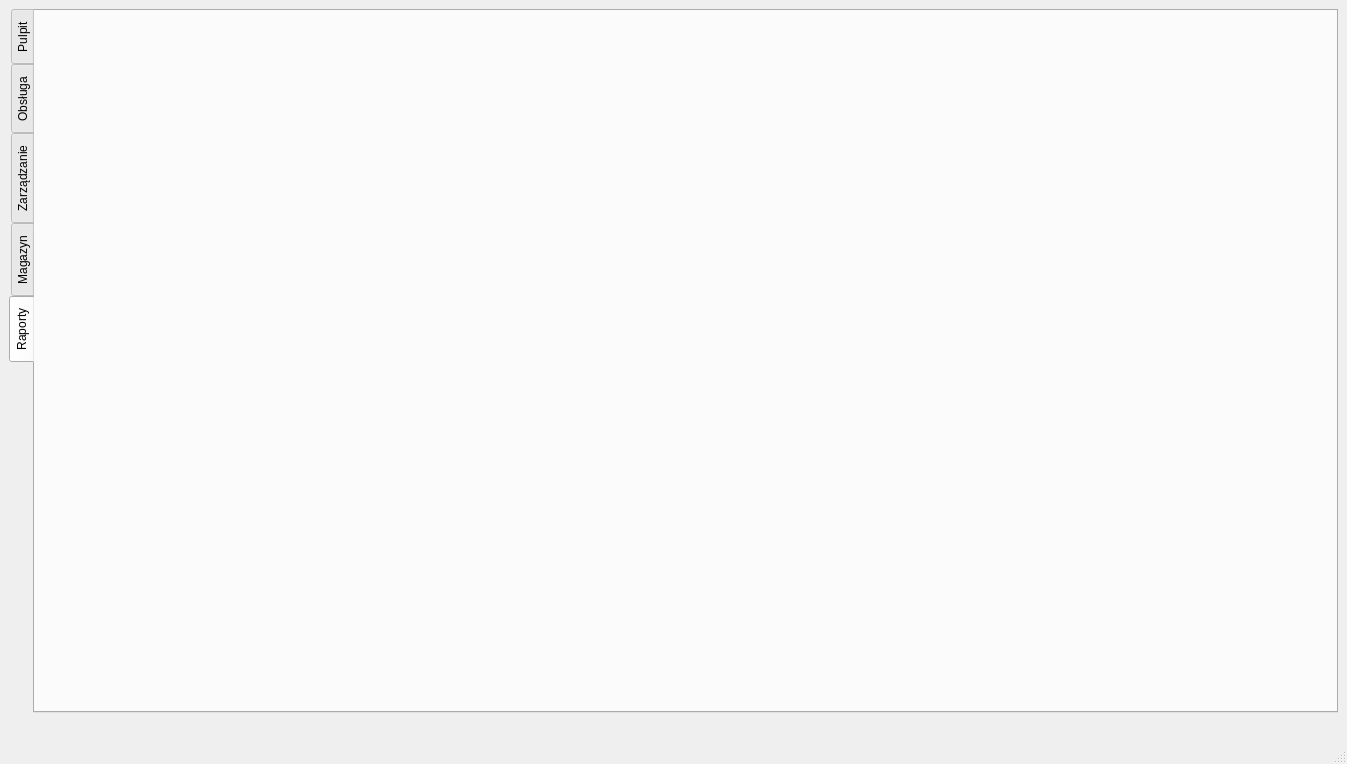
<?xml version="1.0" encoding="UTF-8"?>
<ui version="4.0">
 <class>MainWindow</class>
 <widget class="QMainWindow" name="MainWindow">
  <property name="geometry">
   <rect>
    <x>0</x>
    <y>0</y>
    <width>1347</width>
    <height>764</height>
   </rect>
  </property>
  <property name="windowTitle">
   <string>MainWindow</string>
  </property>
  <widget class="QWidget" name="centralwidget">
   <layout class="QVBoxLayout" name="verticalLayout">
    <item>
     <widget class="QTabWidget" name="MainTabWidget">
      <property name="enabled">
       <bool>true</bool>
      </property>
      <property name="sizePolicy">
       <sizepolicy hsizetype="Expanding" vsizetype="Expanding">
        <horstretch>0</horstretch>
        <verstretch>0</verstretch>
       </sizepolicy>
      </property>
      <property name="tabPosition">
       <enum>QTabWidget::West</enum>
      </property>
      <property name="tabShape">
       <enum>QTabWidget::Rounded</enum>
      </property>
      <property name="currentIndex">
       <number>4</number>
      </property>
      <property name="elideMode">
       <enum>Qt::ElideNone</enum>
      </property>
      <widget class="QWidget" name="DesktopTab">
       <attribute name="title">
        <string>Pulpit</string>
       </attribute>
       <layout class="QVBoxLayout" name="verticalLayout_2">
        <item>
         <widget class="QTableView" name="tableView">
          <property name="sizePolicy">
           <sizepolicy hsizetype="Expanding" vsizetype="Expanding">
            <horstretch>1</horstretch>
            <verstretch>0</verstretch>
           </sizepolicy>
          </property>
          <property name="minimumSize">
           <size>
            <width>0</width>
            <height>400</height>
           </size>
          </property>
         </widget>
        </item>
        <item>
         <layout class="QHBoxLayout" name="horizontalLayout">
          <item>
           <spacer name="horizontalSpacer_19">
            <property name="orientation">
             <enum>Qt::Horizontal</enum>
            </property>
            <property name="sizeHint" stdset="0">
             <size>
              <width>40</width>
              <height>20</height>
             </size>
            </property>
           </spacer>
          </item>
          <item>
           <widget class="QPushButton" name="DBconnectButton">
            <property name="sizePolicy">
             <sizepolicy hsizetype="Expanding" vsizetype="Expanding">
              <horstretch>0</horstretch>
              <verstretch>0</verstretch>
             </sizepolicy>
            </property>
            <property name="maximumSize">
             <size>
              <width>200</width>
              <height>100</height>
             </size>
            </property>
            <property name="baseSize">
             <size>
              <width>100</width>
              <height>100</height>
             </size>
            </property>
            <property name="text">
             <string>Database Connection</string>
            </property>
           </widget>
          </item>
          <item>
           <spacer name="horizontalSpacer_20">
            <property name="orientation">
             <enum>Qt::Horizontal</enum>
            </property>
            <property name="sizeHint" stdset="0">
             <size>
              <width>40</width>
              <height>20</height>
             </size>
            </property>
           </spacer>
          </item>
         </layout>
        </item>
       </layout>
      </widget>
      <widget class="QWidget" name="ServiceTab">
       <attribute name="title">
        <string>Obsługa</string>
       </attribute>
       <widget class="QLabel" name="label_2">
        <property name="geometry">
         <rect>
          <x>40</x>
          <y>40</y>
          <width>111</width>
          <height>31</height>
         </rect>
        </property>
        <property name="font">
         <font>
          <family>MS Sans Serif</family>
          <pointsize>19</pointsize>
          <weight>75</weight>
          <bold>true</bold>
         </font>
        </property>
        <property name="text">
         <string>Obsługa</string>
        </property>
       </widget>
       <widget class="QWidget" name="layoutWidget">
        <property name="geometry">
         <rect>
          <x>40</x>
          <y>90</y>
          <width>558</width>
          <height>361</height>
         </rect>
        </property>
        <layout class="QGridLayout" name="gridLayout">
         <item row="4" column="3">
          <spacer name="horizontalSpacer_8">
           <property name="orientation">
            <enum>Qt::Horizontal</enum>
           </property>
           <property name="sizeType">
            <enum>QSizePolicy::Fixed</enum>
           </property>
           <property name="sizeHint" stdset="0">
            <size>
             <width>20</width>
             <height>20</height>
            </size>
           </property>
          </spacer>
         </item>
         <item row="2" column="3">
          <spacer name="horizontalSpacer_5">
           <property name="orientation">
            <enum>Qt::Horizontal</enum>
           </property>
           <property name="sizeType">
            <enum>QSizePolicy::Fixed</enum>
           </property>
           <property name="sizeHint" stdset="0">
            <size>
             <width>20</width>
             <height>20</height>
            </size>
           </property>
          </spacer>
         </item>
         <item row="0" column="6">
          <widget class="QPushButton" name="BookingScheduleButton">
           <property name="enabled">
            <bool>true</bool>
           </property>
           <property name="sizePolicy">
            <sizepolicy hsizetype="Expanding" vsizetype="Expanding">
             <horstretch>0</horstretch>
             <verstretch>0</verstretch>
            </sizepolicy>
           </property>
           <property name="text">
            <string>Grafik rezerwacji</string>
           </property>
          </widget>
         </item>
         <item row="2" column="0">
          <widget class="QPushButton" name="BookingsButton">
           <property name="enabled">
            <bool>true</bool>
           </property>
           <property name="sizePolicy">
            <sizepolicy hsizetype="Expanding" vsizetype="Expanding">
             <horstretch>0</horstretch>
             <verstretch>0</verstretch>
            </sizepolicy>
           </property>
           <property name="text">
            <string>Rezerwacje</string>
           </property>
          </widget>
         </item>
         <item row="0" column="5">
          <spacer name="horizontalSpacer_3">
           <property name="orientation">
            <enum>Qt::Horizontal</enum>
           </property>
           <property name="sizeType">
            <enum>QSizePolicy::Fixed</enum>
           </property>
           <property name="sizeHint" stdset="0">
            <size>
             <width>20</width>
             <height>20</height>
            </size>
           </property>
          </spacer>
         </item>
         <item row="2" column="5">
          <spacer name="horizontalSpacer_6">
           <property name="orientation">
            <enum>Qt::Horizontal</enum>
           </property>
           <property name="sizeType">
            <enum>QSizePolicy::Fixed</enum>
           </property>
           <property name="sizeHint" stdset="0">
            <size>
             <width>20</width>
             <height>20</height>
            </size>
           </property>
          </spacer>
         </item>
         <item row="4" column="5">
          <spacer name="horizontalSpacer_9">
           <property name="orientation">
            <enum>Qt::Horizontal</enum>
           </property>
           <property name="sizeType">
            <enum>QSizePolicy::Fixed</enum>
           </property>
           <property name="sizeHint" stdset="0">
            <size>
             <width>20</width>
             <height>20</height>
            </size>
           </property>
          </spacer>
         </item>
         <item row="0" column="3">
          <spacer name="horizontalSpacer_2">
           <property name="orientation">
            <enum>Qt::Horizontal</enum>
           </property>
           <property name="sizeType">
            <enum>QSizePolicy::Fixed</enum>
           </property>
           <property name="sizeHint" stdset="0">
            <size>
             <width>20</width>
             <height>20</height>
            </size>
           </property>
          </spacer>
         </item>
         <item row="0" column="2">
          <widget class="QPushButton" name="EntranceButton">
           <property name="enabled">
            <bool>true</bool>
           </property>
           <property name="sizePolicy">
            <sizepolicy hsizetype="Expanding" vsizetype="Expanding">
             <horstretch>0</horstretch>
             <verstretch>0</verstretch>
            </sizepolicy>
           </property>
           <property name="text">
            <string>Wejście</string>
           </property>
          </widget>
         </item>
         <item row="4" column="6">
          <widget class="QPushButton" name="NotificationsHistoryButton">
           <property name="enabled">
            <bool>true</bool>
           </property>
           <property name="sizePolicy">
            <sizepolicy hsizetype="Expanding" vsizetype="Expanding">
             <horstretch>0</horstretch>
             <verstretch>0</verstretch>
            </sizepolicy>
           </property>
           <property name="text">
            <string>Historia powiadomień</string>
           </property>
          </widget>
         </item>
         <item row="2" column="2">
          <widget class="QPushButton" name="PeoplePresentButton">
           <property name="enabled">
            <bool>true</bool>
           </property>
           <property name="sizePolicy">
            <sizepolicy hsizetype="Expanding" vsizetype="Expanding">
             <horstretch>0</horstretch>
             <verstretch>0</verstretch>
            </sizepolicy>
           </property>
           <property name="text">
            <string>Osoby na obiekcie</string>
           </property>
          </widget>
         </item>
         <item row="4" column="1">
          <spacer name="horizontalSpacer_7">
           <property name="orientation">
            <enum>Qt::Horizontal</enum>
           </property>
           <property name="sizeType">
            <enum>QSizePolicy::Fixed</enum>
           </property>
           <property name="sizeHint" stdset="0">
            <size>
             <width>20</width>
             <height>20</height>
            </size>
           </property>
          </spacer>
         </item>
         <item row="2" column="1">
          <spacer name="horizontalSpacer_4">
           <property name="orientation">
            <enum>Qt::Horizontal</enum>
           </property>
           <property name="sizeType">
            <enum>QSizePolicy::Fixed</enum>
           </property>
           <property name="sizeHint" stdset="0">
            <size>
             <width>20</width>
             <height>20</height>
            </size>
           </property>
          </spacer>
         </item>
         <item row="4" column="4">
          <widget class="QPushButton" name="LockersButton">
           <property name="enabled">
            <bool>true</bool>
           </property>
           <property name="sizePolicy">
            <sizepolicy hsizetype="Expanding" vsizetype="Expanding">
             <horstretch>0</horstretch>
             <verstretch>0</verstretch>
            </sizepolicy>
           </property>
           <property name="text">
            <string>Szatnie</string>
           </property>
          </widget>
         </item>
         <item row="0" column="4">
          <widget class="QPushButton" name="SaleButton">
           <property name="enabled">
            <bool>true</bool>
           </property>
           <property name="sizePolicy">
            <sizepolicy hsizetype="Expanding" vsizetype="Expanding">
             <horstretch>0</horstretch>
             <verstretch>0</verstretch>
            </sizepolicy>
           </property>
           <property name="text">
            <string>Sprzedaż</string>
           </property>
          </widget>
         </item>
         <item row="6" column="0">
          <widget class="QPushButton" name="ShiftJournalButton">
           <property name="enabled">
            <bool>true</bool>
           </property>
           <property name="sizePolicy">
            <sizepolicy hsizetype="Expanding" vsizetype="Expanding">
             <horstretch>0</horstretch>
             <verstretch>0</verstretch>
            </sizepolicy>
           </property>
           <property name="text">
            <string>Dziennik Zmianowy</string>
           </property>
          </widget>
         </item>
         <item row="2" column="4">
          <widget class="QPushButton" name="ClientDebtsButton">
           <property name="enabled">
            <bool>true</bool>
           </property>
           <property name="sizePolicy">
            <sizepolicy hsizetype="Expanding" vsizetype="Expanding">
             <horstretch>0</horstretch>
             <verstretch>0</verstretch>
            </sizepolicy>
           </property>
           <property name="text">
            <string>Nierozliczeni Klienci</string>
           </property>
          </widget>
         </item>
         <item row="4" column="2">
          <widget class="QPushButton" name="CompaniesButton">
           <property name="enabled">
            <bool>true</bool>
           </property>
           <property name="sizePolicy">
            <sizepolicy hsizetype="Expanding" vsizetype="Expanding">
             <horstretch>0</horstretch>
             <verstretch>0</verstretch>
            </sizepolicy>
           </property>
           <property name="text">
            <string>Firmy</string>
           </property>
          </widget>
         </item>
         <item row="0" column="0">
          <widget class="QPushButton" name="ClientsButton">
           <property name="enabled">
            <bool>true</bool>
           </property>
           <property name="sizePolicy">
            <sizepolicy hsizetype="Expanding" vsizetype="Expanding">
             <horstretch>0</horstretch>
             <verstretch>0</verstretch>
            </sizepolicy>
           </property>
           <property name="text">
            <string>Klienci</string>
           </property>
          </widget>
         </item>
         <item row="4" column="0">
          <widget class="QPushButton" name="CashReportsButton">
           <property name="enabled">
            <bool>true</bool>
           </property>
           <property name="sizePolicy">
            <sizepolicy hsizetype="Expanding" vsizetype="Expanding">
             <horstretch>0</horstretch>
             <verstretch>0</verstretch>
            </sizepolicy>
           </property>
           <property name="text">
            <string>Raporty kasowe</string>
           </property>
          </widget>
         </item>
         <item row="0" column="1">
          <spacer name="horizontalSpacer">
           <property name="orientation">
            <enum>Qt::Horizontal</enum>
           </property>
           <property name="sizeType">
            <enum>QSizePolicy::Fixed</enum>
           </property>
           <property name="sizeHint" stdset="0">
            <size>
             <width>20</width>
             <height>20</height>
            </size>
           </property>
          </spacer>
         </item>
         <item row="2" column="6">
          <widget class="QPushButton" name="TransactionsButton">
           <property name="enabled">
            <bool>true</bool>
           </property>
           <property name="sizePolicy">
            <sizepolicy hsizetype="Expanding" vsizetype="Expanding">
             <horstretch>0</horstretch>
             <verstretch>0</verstretch>
            </sizepolicy>
           </property>
           <property name="text">
            <string>Transakcje</string>
           </property>
          </widget>
         </item>
         <item row="1" column="0" colspan="7">
          <spacer name="verticalSpacer">
           <property name="orientation">
            <enum>Qt::Vertical</enum>
           </property>
           <property name="sizeType">
            <enum>QSizePolicy::Fixed</enum>
           </property>
           <property name="sizeHint" stdset="0">
            <size>
             <width>20</width>
             <height>20</height>
            </size>
           </property>
          </spacer>
         </item>
         <item row="3" column="0" colspan="7">
          <spacer name="verticalSpacer_2">
           <property name="orientation">
            <enum>Qt::Vertical</enum>
           </property>
           <property name="sizeType">
            <enum>QSizePolicy::Fixed</enum>
           </property>
           <property name="sizeHint" stdset="0">
            <size>
             <width>20</width>
             <height>20</height>
            </size>
           </property>
          </spacer>
         </item>
         <item row="5" column="0" colspan="7">
          <spacer name="verticalSpacer_3">
           <property name="orientation">
            <enum>Qt::Vertical</enum>
           </property>
           <property name="sizeType">
            <enum>QSizePolicy::Fixed</enum>
           </property>
           <property name="sizeHint" stdset="0">
            <size>
             <width>20</width>
             <height>20</height>
            </size>
           </property>
          </spacer>
         </item>
        </layout>
       </widget>
      </widget>
      <widget class="QWidget" name="ManagementTab">
       <attribute name="title">
        <string>Zarządzanie</string>
       </attribute>
       <widget class="QWidget" name="layoutWidget">
        <property name="geometry">
         <rect>
          <x>40</x>
          <y>90</y>
          <width>561</width>
          <height>361</height>
         </rect>
        </property>
        <layout class="QGridLayout" name="gridLayout_2">
         <item row="4" column="3">
          <spacer name="horizontalSpacer_10">
           <property name="orientation">
            <enum>Qt::Horizontal</enum>
           </property>
           <property name="sizeType">
            <enum>QSizePolicy::Fixed</enum>
           </property>
           <property name="sizeHint" stdset="0">
            <size>
             <width>20</width>
             <height>20</height>
            </size>
           </property>
          </spacer>
         </item>
         <item row="2" column="3">
          <spacer name="horizontalSpacer_11">
           <property name="orientation">
            <enum>Qt::Horizontal</enum>
           </property>
           <property name="sizeType">
            <enum>QSizePolicy::Fixed</enum>
           </property>
           <property name="sizeHint" stdset="0">
            <size>
             <width>20</width>
             <height>20</height>
            </size>
           </property>
          </spacer>
         </item>
         <item row="0" column="6">
          <widget class="QPushButton" name="ContractDefinitionsButton">
           <property name="enabled">
            <bool>true</bool>
           </property>
           <property name="sizePolicy">
            <sizepolicy hsizetype="Expanding" vsizetype="Expanding">
             <horstretch>0</horstretch>
             <verstretch>0</verstretch>
            </sizepolicy>
           </property>
           <property name="text">
            <string>Definicje umów</string>
           </property>
          </widget>
         </item>
         <item row="2" column="0">
          <widget class="QPushButton" name="ReceptionButton">
           <property name="enabled">
            <bool>true</bool>
           </property>
           <property name="sizePolicy">
            <sizepolicy hsizetype="Expanding" vsizetype="Expanding">
             <horstretch>0</horstretch>
             <verstretch>0</verstretch>
            </sizepolicy>
           </property>
           <property name="text">
            <string>Recepcje</string>
           </property>
          </widget>
         </item>
         <item row="0" column="5">
          <spacer name="horizontalSpacer_12">
           <property name="orientation">
            <enum>Qt::Horizontal</enum>
           </property>
           <property name="sizeType">
            <enum>QSizePolicy::Fixed</enum>
           </property>
           <property name="sizeHint" stdset="0">
            <size>
             <width>20</width>
             <height>20</height>
            </size>
           </property>
          </spacer>
         </item>
         <item row="2" column="5">
          <spacer name="horizontalSpacer_13">
           <property name="orientation">
            <enum>Qt::Horizontal</enum>
           </property>
           <property name="sizeType">
            <enum>QSizePolicy::Fixed</enum>
           </property>
           <property name="sizeHint" stdset="0">
            <size>
             <width>20</width>
             <height>20</height>
            </size>
           </property>
          </spacer>
         </item>
         <item row="4" column="5">
          <spacer name="horizontalSpacer_14">
           <property name="orientation">
            <enum>Qt::Horizontal</enum>
           </property>
           <property name="sizeType">
            <enum>QSizePolicy::Fixed</enum>
           </property>
           <property name="sizeHint" stdset="0">
            <size>
             <width>20</width>
             <height>20</height>
            </size>
           </property>
          </spacer>
         </item>
         <item row="0" column="3">
          <spacer name="horizontalSpacer_15">
           <property name="orientation">
            <enum>Qt::Horizontal</enum>
           </property>
           <property name="sizeType">
            <enum>QSizePolicy::Fixed</enum>
           </property>
           <property name="sizeHint" stdset="0">
            <size>
             <width>20</width>
             <height>20</height>
            </size>
           </property>
          </spacer>
         </item>
         <item row="0" column="2">
          <widget class="QPushButton" name="GoodsandServicesButton">
           <property name="enabled">
            <bool>true</bool>
           </property>
           <property name="sizePolicy">
            <sizepolicy hsizetype="Expanding" vsizetype="Expanding">
             <horstretch>0</horstretch>
             <verstretch>0</verstretch>
            </sizepolicy>
           </property>
           <property name="text">
            <string>Towary i Usługi</string>
           </property>
          </widget>
         </item>
         <item row="4" column="6">
          <widget class="QPushButton" name="OtherIncomesButton">
           <property name="enabled">
            <bool>true</bool>
           </property>
           <property name="sizePolicy">
            <sizepolicy hsizetype="Expanding" vsizetype="Expanding">
             <horstretch>0</horstretch>
             <verstretch>0</verstretch>
            </sizepolicy>
           </property>
           <property name="text">
            <string>Przychody inne</string>
           </property>
          </widget>
         </item>
         <item row="2" column="2">
          <widget class="QPushButton" name="ClientGroupsButton">
           <property name="enabled">
            <bool>true</bool>
           </property>
           <property name="sizePolicy">
            <sizepolicy hsizetype="Expanding" vsizetype="Expanding">
             <horstretch>0</horstretch>
             <verstretch>0</verstretch>
            </sizepolicy>
           </property>
           <property name="text">
            <string>Grupy klientów</string>
           </property>
          </widget>
         </item>
         <item row="4" column="1">
          <spacer name="horizontalSpacer_16">
           <property name="orientation">
            <enum>Qt::Horizontal</enum>
           </property>
           <property name="sizeType">
            <enum>QSizePolicy::Fixed</enum>
           </property>
           <property name="sizeHint" stdset="0">
            <size>
             <width>20</width>
             <height>20</height>
            </size>
           </property>
          </spacer>
         </item>
         <item row="2" column="1">
          <spacer name="horizontalSpacer_17">
           <property name="orientation">
            <enum>Qt::Horizontal</enum>
           </property>
           <property name="sizeType">
            <enum>QSizePolicy::Fixed</enum>
           </property>
           <property name="sizeHint" stdset="0">
            <size>
             <width>20</width>
             <height>20</height>
            </size>
           </property>
          </spacer>
         </item>
         <item row="4" column="4">
          <widget class="QPushButton" name="CostsButton">
           <property name="enabled">
            <bool>true</bool>
           </property>
           <property name="sizePolicy">
            <sizepolicy hsizetype="Expanding" vsizetype="Expanding">
             <horstretch>0</horstretch>
             <verstretch>0</verstretch>
            </sizepolicy>
           </property>
           <property name="text">
            <string>Koszty</string>
           </property>
          </widget>
         </item>
         <item row="0" column="4">
          <widget class="QPushButton" name="TicketsButton">
           <property name="enabled">
            <bool>true</bool>
           </property>
           <property name="sizePolicy">
            <sizepolicy hsizetype="Expanding" vsizetype="Expanding">
             <horstretch>0</horstretch>
             <verstretch>0</verstretch>
            </sizepolicy>
           </property>
           <property name="text">
            <string>Karnety</string>
           </property>
          </widget>
         </item>
         <item row="6" column="0">
          <widget class="QPushButton" name="GeneralDiscountsButton">
           <property name="enabled">
            <bool>true</bool>
           </property>
           <property name="sizePolicy">
            <sizepolicy hsizetype="Expanding" vsizetype="Expanding">
             <horstretch>0</horstretch>
             <verstretch>0</verstretch>
            </sizepolicy>
           </property>
           <property name="text">
            <string>Rabaty ogólne</string>
           </property>
          </widget>
         </item>
         <item row="2" column="4">
          <widget class="QPushButton" name="CalendarButton">
           <property name="enabled">
            <bool>true</bool>
           </property>
           <property name="sizePolicy">
            <sizepolicy hsizetype="Expanding" vsizetype="Expanding">
             <horstretch>0</horstretch>
             <verstretch>0</verstretch>
            </sizepolicy>
           </property>
           <property name="text">
            <string>Kalendarz</string>
           </property>
          </widget>
         </item>
         <item row="4" column="2">
          <widget class="QPushButton" name="PaymentButton">
           <property name="enabled">
            <bool>true</bool>
           </property>
           <property name="sizePolicy">
            <sizepolicy hsizetype="Expanding" vsizetype="Expanding">
             <horstretch>0</horstretch>
             <verstretch>0</verstretch>
            </sizepolicy>
           </property>
           <property name="text">
            <string>Płatności</string>
           </property>
          </widget>
         </item>
         <item row="0" column="0">
          <widget class="QPushButton" name="ScheduleButton">
           <property name="enabled">
            <bool>true</bool>
           </property>
           <property name="sizePolicy">
            <sizepolicy hsizetype="Expanding" vsizetype="Expanding">
             <horstretch>0</horstretch>
             <verstretch>0</verstretch>
            </sizepolicy>
           </property>
           <property name="text">
            <string>Harmonogramy</string>
           </property>
          </widget>
         </item>
         <item row="4" column="0">
          <widget class="QPushButton" name="EmployeesButton">
           <property name="enabled">
            <bool>true</bool>
           </property>
           <property name="sizePolicy">
            <sizepolicy hsizetype="Expanding" vsizetype="Expanding">
             <horstretch>0</horstretch>
             <verstretch>0</verstretch>
            </sizepolicy>
           </property>
           <property name="text">
            <string>Pracownicy</string>
           </property>
          </widget>
         </item>
         <item row="0" column="1">
          <spacer name="horizontalSpacer_18">
           <property name="orientation">
            <enum>Qt::Horizontal</enum>
           </property>
           <property name="sizeType">
            <enum>QSizePolicy::Fixed</enum>
           </property>
           <property name="sizeHint" stdset="0">
            <size>
             <width>20</width>
             <height>20</height>
            </size>
           </property>
          </spacer>
         </item>
         <item row="2" column="6">
          <widget class="QPushButton" name="TemplatesButton">
           <property name="enabled">
            <bool>true</bool>
           </property>
           <property name="sizePolicy">
            <sizepolicy hsizetype="Expanding" vsizetype="Expanding">
             <horstretch>0</horstretch>
             <verstretch>0</verstretch>
            </sizepolicy>
           </property>
           <property name="text">
            <string>Szablony</string>
           </property>
          </widget>
         </item>
         <item row="1" column="0" colspan="7">
          <spacer name="verticalSpacer_4">
           <property name="orientation">
            <enum>Qt::Vertical</enum>
           </property>
           <property name="sizeType">
            <enum>QSizePolicy::Fixed</enum>
           </property>
           <property name="sizeHint" stdset="0">
            <size>
             <width>20</width>
             <height>20</height>
            </size>
           </property>
          </spacer>
         </item>
         <item row="3" column="0" colspan="7">
          <spacer name="verticalSpacer_5">
           <property name="orientation">
            <enum>Qt::Vertical</enum>
           </property>
           <property name="sizeType">
            <enum>QSizePolicy::Fixed</enum>
           </property>
           <property name="sizeHint" stdset="0">
            <size>
             <width>20</width>
             <height>20</height>
            </size>
           </property>
          </spacer>
         </item>
         <item row="5" column="0" colspan="7">
          <spacer name="verticalSpacer_6">
           <property name="orientation">
            <enum>Qt::Vertical</enum>
           </property>
           <property name="sizeType">
            <enum>QSizePolicy::Fixed</enum>
           </property>
           <property name="sizeHint" stdset="0">
            <size>
             <width>20</width>
             <height>20</height>
            </size>
           </property>
          </spacer>
         </item>
        </layout>
       </widget>
       <widget class="QLabel" name="label_3">
        <property name="geometry">
         <rect>
          <x>40</x>
          <y>40</y>
          <width>151</width>
          <height>31</height>
         </rect>
        </property>
        <property name="font">
         <font>
          <family>MS Sans Serif</family>
          <pointsize>19</pointsize>
          <weight>75</weight>
          <bold>true</bold>
         </font>
        </property>
        <property name="text">
         <string>Zarządzanie</string>
        </property>
       </widget>
      </widget>
      <widget class="QWidget" name="ContainerTab">
       <attribute name="title">
        <string>Magazyn</string>
       </attribute>
      </widget>
      <widget class="QWidget" name="RaportsTab">
       <attribute name="title">
        <string>Raporty</string>
       </attribute>
      </widget>
     </widget>
    </item>
    <item>
     <layout class="QHBoxLayout" name="horizontalLayout_3">
      <item>
       <widget class="QLabel" name="label_statusbar">
        <property name="text">
         <string/>
        </property>
       </widget>
      </item>
      <item>
       <widget class="QLabel" name="laebl_clock">
        <property name="text">
         <string/>
        </property>
       </widget>
      </item>
     </layout>
    </item>
   </layout>
  </widget>
  <widget class="QMenuBar" name="menubar">
   <property name="geometry">
    <rect>
     <x>0</x>
     <y>0</y>
     <width>1347</width>
     <height>20</height>
    </rect>
   </property>
  </widget>
  <widget class="QStatusBar" name="statusbar"/>
 </widget>
 <resources/>
 <connections/>
</ui>
